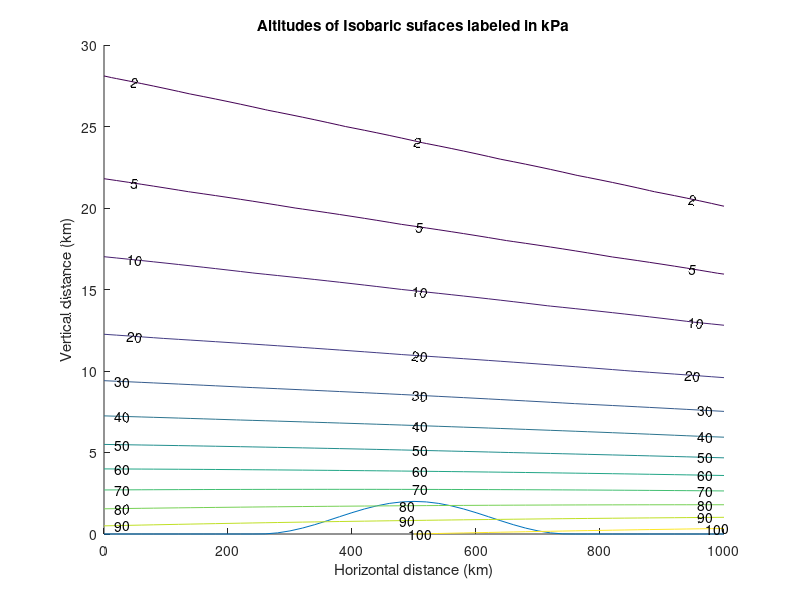
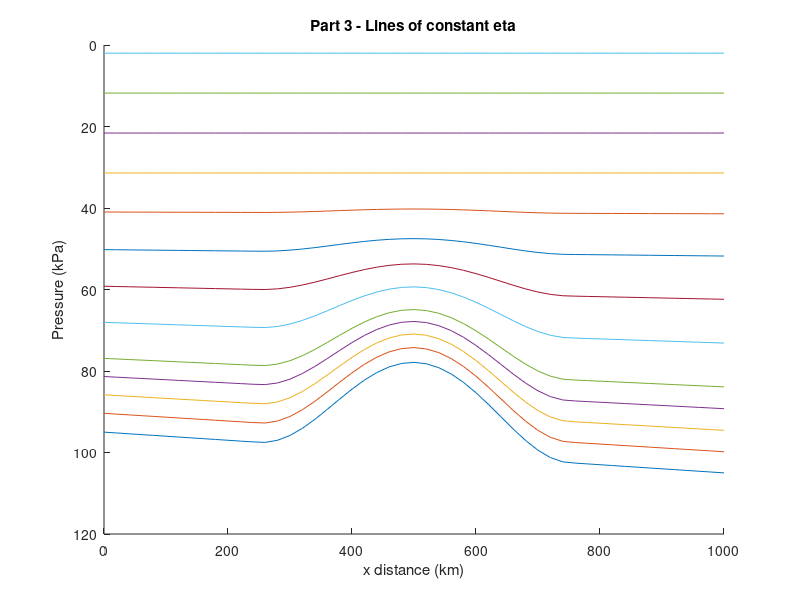
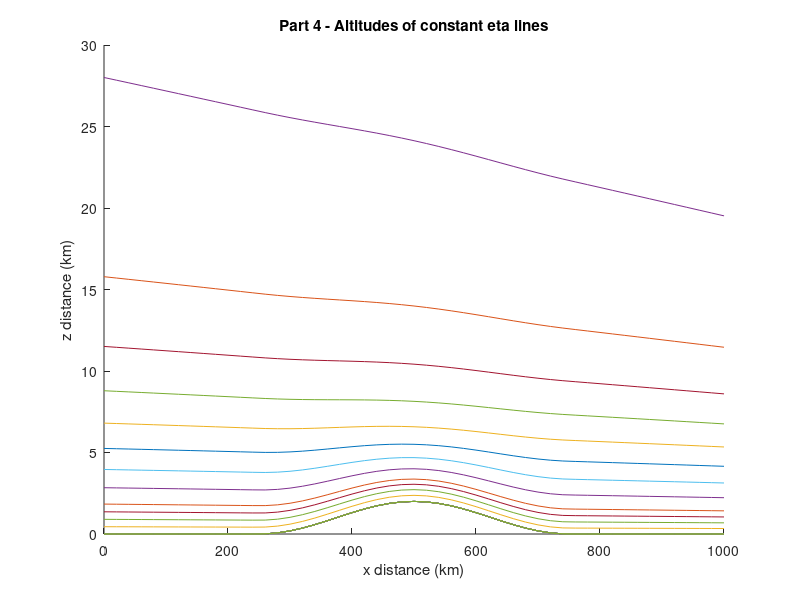
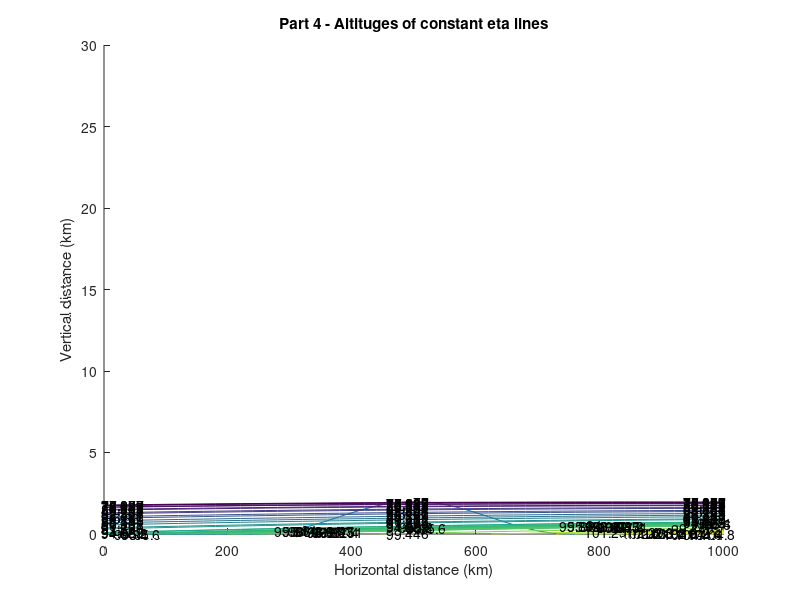

Recreate these plots in MATLAB, in order.
%%
% Rachel Steinhart
% ATSC 507 Homework 1
% January 22st, 2020
%%
clear all
close all
%% Inputs
xkm = 0:20:1000;
zkm = 0:1:30;
pi_top = 2;
eta_c = 0.3;
a = 0.0293;
P = [100 90 80 70 60 50 40 30 20 10 5 2];
eta = [1, 0.95, 0.9, 0.85, 0.8, 0.7, 0.6, 0.5, 0.4, 0.3, 0.2, 0.1, 0];
%% Question 1
%Find:  On an x-z graph, plot the altitudes (km) of the following isobaric surfaces:
%100, 90, 80, 70, 60, 50, 40, 30, 20, 10, 5, 2 kPa.
%On the same plot, plot the altitude of Zground. 
%% Temperature
%This loop creates a [31,51] matrix where each row represents the
%temperatures across x for one z value
T_matrix = zeros(length(zkm),length(xkm));
for i=1:length(zkm)
    zkm_calc = zkm(i);
    if zkm_calc < 12
        T = (40 - 0.08.*xkm) - 6.5*zkm_calc + 273; %K
    else
        T = (40-0.08.*xkm) - 6.5*12 + 273; %K
    end
    T_matrix(i,:) = T;
end

%% Pressure
Pressure = zeros(length(zkm),length(xkm));
Pms1 = 95 + 0.01.*xkm;
Pressure(1,:) = Pms1;
for j=1:length(zkm)-1
    P2 = Pressure(j,:).*exp((zkm(j) - zkm(j+1))./(a.*T_matrix(j+1,:)));
    Pressure(j+1,:) = P2;
end

%% Zground
Zground=zeros(1,length(xkm));
for j=1:length(xkm)
    %xkm_calc=xkm(j);
    if 250 < xkm(j) && xkm(j) < 750
        Zground_km = 1 + cos(2*3.14159.*(xkm(j) - 500)/500);
    else
        Zground_km = 0;
    end
    Zground(1,j)=Zground_km;
end

%% Plot Altitudes
figure(1)
hold on
plot(xkm,Zground);
[C,h]=contour(xkm,zkm,Pressure,P);
clabel(C,h)
xlabel('Horizontal distance (km)');
ylabel('Vertical distance (km)');
title('Altitudes of Isobaric sufaces labeled in kPa');

%% Question 2
% Interpolate to find the Psurface (kPa) pressure at Zground. Namely, it is the pressure that corresponds to eta = 1.  
%This pressure that you use to find eta in exercises (3) & (4).
%% Surface Pressure 2
z1 = 0;
Psfc = Pms1.*exp((z1 - Zground)./(a.*T_matrix(1,:)));
Table = [xkm(:), Zground(:), Psfc(:)];
Table = Table.'
%% Question 3
%Create a new P-x graph, on which you plot lines of constant eta, for the eta values listed below.  
%Namely, it should look something like WRF4 figure 2.1b, but with the more realistic meteorology that I prescribed above.  
%Also, like that figure, plot pressure P on the vertical axis in reversed order (highest pressure at the bottom of the figure), 
%but don't use a log scale for P.

%CAUTION: when calculating the values of B to use in WRF4 eq. (2.2), 
%be advised that WRF4 eq. (2.3) applies only for eta > eta_c. Otherwise, set B = 0 for eta <= eta_c.
%% Lines of constant eta
c1 = 2*eta_c^2/(1-eta_c)^3;
c2 = -eta_c*(4 + eta_c + eta_c^2)/(1-eta_c)^3;
c3 = 2*(1+eta_c+eta_c^2)/(1-eta_c)^3;
c4 = -(1+eta_c)/(1-eta_c)^3;

B = zeros(1,length(eta));
for l=1:length(eta)
    etacalc = eta(l);
    if etacalc > eta_c
        B1 = c1 + c2*etacalc + c3*etacalc^2 + c4*etacalc^3;
    else
        B1 = 0;
    end
    B(1,l)=B1;
end

Pd = zeros(length(B), length(xkm));
for q=1:length(B)
    Pd_calc = B(q).*(Psfc-pi_top) + (eta(q)-B(q)).*(100-pi_top) + pi_top;
    Pd(q,:) = Pd_calc;
end
%% Plot Eta lines
figure(2)
hold on
for m=1:length(eta)
    plot(xkm,Pd(m,:))
    set(gca, 'YDir','reverse')
    xlabel('x distance (km)');
    ylabel('Pressure (kPa)');
    title('Part 3 - Lines of constant eta')
end 
%% Question 4
%Create a new z-x graph, on which you plot the z altitudes of the constant 
%eta lines for the same eta values as in part (3) above. Make use of the hypsometric eq 
%to find the heights z at the pressure levels that correspond to the requested eta values.
%% Pressures associated with eta lines
%alt_eta = zeros(length(eta),length(xkm));
z_eta(1,:) = Zground;
%alt_eta(1,:)=z_eta(1,:);

for k=2:length(eta)
    z_eta(k,:) = (-log(Pd(k,:)./Pd(k-1,:))*a.*T_matrix(k,:)) + z_eta(k-1,:);
end

%% Plot Eta lines
figure(3)
hold on
for m=1:length(eta)
    plot(xkm,z_eta(m,:))
    plot(xkm,Zground)
    %ylim([0 20])
    xlabel('x distance (km)');
    ylabel('z distance (km)');
    title('Part 4 - Altitudes of constant eta lines');
end

%% Solve for eta
eta_matrix = zeros(length(eta),length(xkm));
for n=1:length(eta)
    eta_calc = (Pd(n,:) - pi_top)./(Psfc(1,:) - pi_top);
    eta_matrix(n,:) = eta_calc;
    
end

figure(4)
hold on
plot(xkm,Zground);
[C1,h1]=contour(xkm,zkm,Pressure,Pd(1,:));
clabel(C1,h1)
xlabel('Horizontal distance (km)');
ylabel('Vertical distance (km)');
title('Part 4 - Altituges of constant eta lines');



